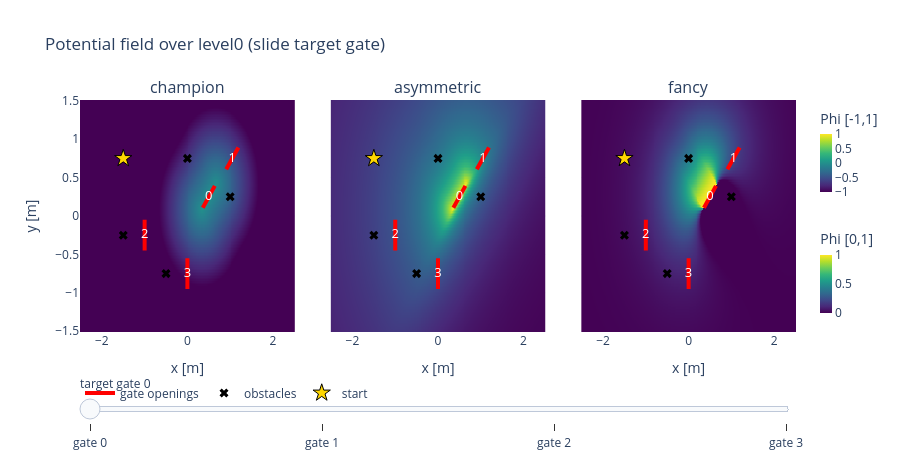

This figure's notebook cell:
### Markdown cell above
### 7c. Potential field over the level0 track

The field toward each gate across the whole `level0.toml` footprint, all three fields side by side.
**Slide the target gate.** Each panel is a horizontal slice at *that gate's* height `z` (the potential
is fully 3-D; the slice is most meaningful near the selected gate). Red bars are gate openings, black
crosses obstacles, gold star the start. Look for CURRENT's dark exit-side trough behind each gate vs
the clean ridges of PROPOSED/DISJOINT — and check that DISJOINT's off-axis gradients still pull
cleanly toward each opening (no bright hump away from the corridor).

### Code cell
from pathlib import Path

from scipy.spatial.transform import Rotation as Rsp

import lsy_drone_racing
from lsy_drone_racing.envs.utils import load_track
from lsy_drone_racing.utils import load_config

ROOT = Path(lsy_drone_racing.__file__).resolve().parents[1]
_cfg = load_config(ROOT / "config" / "level0.toml")
_gates, _obstacles, _drones = load_track(_cfg.env.track)
gp_all = np.asarray(_gates["pos"], np.float32)
gq_all = np.asarray(_gates["quat"], np.float32)
obs_all = np.asarray(_obstacles["pos"], np.float32)
start = np.asarray(_drones["pos"], np.float32)[0]
G = gp_all.shape[0]
laterals = Rsp.from_quat(gq_all).as_matrix()[:, :, 1]  # gate-local y in world (G,3)
OPEN_HALF = 0.20

xs = np.linspace(-2.5, 2.5, 220)
ys = np.linspace(-1.5, 1.5, 150)
XX, YY = np.meshgrid(xs, ys)
AXES = [("x", "y"), ("x2", "y2"), ("x3", "y3")]


def _field(g: int, fn: Callable) -> np.ndarray:
    z = float(gp_all[g, 2])
    pts = np.stack([XX.ravel(), YY.ravel(), np.full(XX.size, z, np.float32)], axis=1).astype(
        np.float32
    )
    return fn(pts, gp_all[g], gq_all[g]).reshape(XX.shape)


# Per-field colour ranges (CURRENT has a well -> [-1,1]; PROPOSED/DISJOINT (0,1] -> [0,1] so the
# corridor/funnel keeps full contrast). Two stacked colorbars on the right keep it honest.
ZRANGE = [(-1.0, 1.0), (0.0, 1.0), (0.0, 1.0)]
CBARS = [
    dict(title="Phi [-1,1]", x=1.02, y=0.78, len=0.44, thickness=12),
    None,
    dict(title="Phi [0,1]", x=1.02, y=0.26, len=0.44, thickness=12),
]


def _heat(
    g: int, fn: Callable, idx: int, xa: str | None = None, ya: str | None = None
) -> go.Heatmap:
    zmn, zmx = ZRANGE[idx]
    h = go.Heatmap(
        x=xs,
        y=ys,
        z=_field(g, fn),
        colorscale="Viridis",
        zmin=zmn,
        zmax=zmx,
        showscale=CBARS[idx] is not None,
        colorbar=CBARS[idx],
    )
    if xa is not None:
        h.update(xaxis=xa, yaxis=ya)
    return h


# Gate opening segments (same every frame).
xseg, yseg = [], []
for i in range(G):
    a = gp_all[i, :2] - OPEN_HALF * laterals[i, :2]
    b = gp_all[i, :2] + OPEN_HALF * laterals[i, :2]
    xseg += [float(a[0]), float(b[0]), None]
    yseg += [float(a[1]), float(b[1]), None]

frames = [
    go.Frame(name=f"gate {g}", data=[_heat(g, fn, i, *AXES[i]) for i, (_, fn) in enumerate(FIELDS)])
    for g in range(G)
]

fig = make_subplots(
    rows=1,
    cols=3,
    shared_yaxes=True,
    horizontal_spacing=0.05,
    subplot_titles=[t for t, _ in FIELDS],
)
for i, (_, fn) in enumerate(FIELDS):
    fig.add_trace(_heat(0, fn, i), row=1, col=i + 1)
for col in (1, 2, 3):
    fig.add_trace(
        go.Scatter(
            x=xseg,
            y=yseg,
            mode="lines",
            line=dict(color="red", width=4),
            name="gate openings",
            showlegend=(col == 1),
        ),
        row=1,
        col=col,
    )
    fig.add_trace(
        go.Scatter(
            x=obs_all[:, 0],
            y=obs_all[:, 1],
            mode="markers",
            marker=dict(color="black", size=8, symbol="x"),
            name="obstacles",
            showlegend=(col == 1),
        ),
        row=1,
        col=col,
    )
    fig.add_trace(
        go.Scatter(
            x=[start[0]],
            y=[start[1]],
            mode="markers",
            marker=dict(color="gold", size=13, symbol="star", line=dict(color="black", width=1)),
            name="start",
            showlegend=(col == 1),
        ),
        row=1,
        col=col,
    )
    fig.add_trace(
        go.Scatter(
            x=gp_all[:, 0],
            y=gp_all[:, 1],
            mode="text",
            text=[str(i) for i in range(G)],
            textfont=dict(color="white", size=13),
            showlegend=False,
        ),
        row=1,
        col=col,
    )
fig.frames = frames

steps = [
    dict(
        method="animate",
        label=f.name,
        args=[
            [f.name],
            dict(
                mode="immediate", frame=dict(duration=0, redraw=True), transition=dict(duration=0)
            ),
        ],
    )
    for f in frames
]
for col in (1, 2, 3):
    fig.update_xaxes(title_text="x [m]", row=1, col=col)
fig.update_yaxes(title_text="y [m]", row=1, col=1)
fig.update_layout(
    height=460,
    template="plotly_white",
    title="Potential field over level0 (slide target gate)",
    sliders=[dict(active=0, currentvalue={"prefix": "target "}, pad={"t": 40}, steps=steps)],
    legend=dict(orientation="h", y=-0.2),
)
fig.show()

### Figure 1 — Plotly figure (JSON) as saved in the notebook; plotly's stock layout.template omitted (floating-point values rounded to 4 significant figures; data arrays with more than 128 entries replaced by an {"elided": "..."} marker saying what was removed)
{"data": [{"colorbar": {"len": 0.44, "thickness": 12, "title": {"text": "Phi [-1,1]"}, "x": 1.02, "y": 0.78}, "colorscale": [[0, "#440154"], [0.1111, "#482878"], [0.2222, "#3e4989"], [0.3333, "#31688e"], [0.4444, "#26828e"], [0.5556, "#1f9e89"], [0.6667, "#35b779"], [0.7778, "#6ece58"], [0.8889, "#b5de2b"], [1, "#fde725"]], "showscale": true, "type": "heatmap", "x": {"elided": "220 float values"}, "xaxis": "x", "y": {"elided": "150 float values"}, "yaxis": "y", "z": {"elided": "150x220 float values"}, "zmax": 1, "zmin": -1}, {"colorscale": [[0, "#440154"], [0.1111, "#482878"], [0.2222, "#3e4989"], [0.3333, "#31688e"], [0.4444, "#26828e"], [0.5556, "#1f9e89"], [0.6667, "#35b779"], [0.7778, "#6ece58"], [0.8889, "#b5de2b"], [1, "#fde725"]], "showscale": false, "type": "heatmap", "x": {"elided": "220 float values"}, "xaxis": "x2", "y": {"elided": "150 float values"}, "yaxis": "y2", "z": {"elided": "150x220 float values"}, "zmax": 1, "zmin": 0}, {"colorbar": {"len": 0.44, "thickness": 12, "title": {"text": "Phi [0,1]"}, "x": 1.02, "y": 0.26}, "colorscale": [[0, "#440154"], [0.1111, "#482878"], [0.2222, "#3e4989"], [0.3333, "#31688e"], [0.4444, "#26828e"], [0.5556, "#1f9e89"], [0.6667, "#35b779"], [0.7778, "#6ece58"], [0.8889, "#b5de2b"], [1, "#fde725"]], "showscale": true, "type": "heatmap", "x": {"elided": "220 float values"}, "xaxis": "x3", "y": {"elided": "150 float values"}, "yaxis": "y3", "z": {"elided": "150x220 float values"}, "zmax": 1, "zmin": 0}, {"line": {"color": "red", "width": 4}, "mode": "lines", "name": "gate openings", "showlegend": true, "type": "scatter", "x": [0.3593, 0.6407, null, 1.192, 0.9077, null, -0.9997, -1.0, null, 0, 0, null], "xaxis": "x", "y": [0.1078, 0.3922, null, 0.8905, 0.6095, null, -0.05, -0.45, null, -0.95, -0.55, null], "yaxis": "y"}, {"marker": {"color": "black", "size": 8, "symbol": "x"}, "mode": "markers", "name": "obstacles", "showlegend": true, "type": "scatter", "x": [0.0, 1.0, -1.5, -0.5], "xaxis": "x", "y": [0.75, 0.25, -0.25, -0.75], "yaxis": "y"}, {"marker": {"color": "gold", "line": {"color": "black", "width": 1}, "size": 13, "symbol": "star"}, "mode": "markers", "name": "start", "showlegend": true, "type": "scatter", "x": [-1.5], "xaxis": "x", "y": [0.75], "yaxis": "y"}, {"mode": "text", "showlegend": false, "text": ["0", "1", "2", "3"], "textfont": {"color": "white", "size": 13}, "type": "scatter", "x": [0.5, 1.05, -1.0, 0.0], "xaxis": "x", "y": [0.25, 0.75, -0.25, -0.75], "yaxis": "y"}, {"line": {"color": "red", "width": 4}, "mode": "lines", "name": "gate openings", "showlegend": false, "type": "scatter", "x": [0.3593, 0.6407, null, 1.192, 0.9077, null, -0.9997, -1.0, null, 0, 0, null], "xaxis": "x2", "y": [0.1078, 0.3922, null, 0.8905, 0.6095, null, -0.05, -0.45, null, -0.95, -0.55, null], "yaxis": "y2"}, {"marker": {"color": "black", "size": 8, "symbol": "x"}, "mode": "markers", "name": "obstacles", "showlegend": false, "type": "scatter", "x": [0.0, 1.0, -1.5, -0.5], "xaxis": "x2", "y": [0.75, 0.25, -0.25, -0.75], "yaxis": "y2"}, {"marker": {"color": "gold", "line": {"color": "black", "width": 1}, "size": 13, "symbol": "star"}, "mode": "markers", "name": "start", "showlegend": false, "type": "scatter", "x": [-1.5], "xaxis": "x2", "y": [0.75], "yaxis": "y2"}, {"mode": "text", "showlegend": false, "text": ["0", "1", "2", "3"], "textfont": {"color": "white", "size": 13}, "type": "scatter", "x": [0.5, 1.05, -1.0, 0.0], "xaxis": "x2", "y": [0.25, 0.75, -0.25, -0.75], "yaxis": "y2"}, {"line": {"color": "red", "width": 4}, "mode": "lines", "name": "gate openings", "showlegend": false, "type": "scatter", "x": [0.3593, 0.6407, null, 1.192, 0.9077, null, -0.9997, -1.0, null, 0, 0, null], "xaxis": "x3", "y": [0.1078, 0.3922, null, 0.8905, 0.6095, null, -0.05, -0.45, null, -0.95, -0.55, null], "yaxis": "y3"}, {"marker": {"color": "black", "size": 8, "symbol": "x"}, "mode": "markers", "name": "obstacles", "showlegend": false, "type": "scatter", "x": [0.0, 1.0, -1.5, -0.5], "xaxis": "x3", "y": [0.75, 0.25, -0.25, -0.75], "yaxis": "y3"}, {"marker": {"color": "gold", "line": {"color": "black", "width": 1}, "size": 13, "symbol": "star"}, "mode": "markers", "name": "start", "showlegend": false, "type": "scatter", "x": [-1.5], "xaxis": "x3", "y": [0.75], "yaxis": "y3"}, {"mode": "text", "showlegend": false, "text": ["0", "1", "2", "3"], "textfont": {"color": "white", "size": 13}, "type": "scatter", "x": [0.5, 1.05, -1.0, 0.0], "xaxis": "x3", "y": [0.25, 0.75, -0.25, -0.75], "yaxis": "y3"}], "layout": {"annotations": [{"font": {"size": 16}, "showarrow": false, "text": "champion", "x": 0.15, "xanchor": "center", "xref": "paper", "y": 1, "yanchor": "bottom", "yref": "paper"}, {"font": {"size": 16}, "showarrow": false, "text": "asymmetric", "x": 0.5, "xanchor": "center", "xref": "paper", "y": 1, "yanchor": "bottom", "yref": "paper"}, {"font": {"size": 16}, "showarrow": false, "text": "fancy", "x": 0.85, "xanchor": "center", "xref": "paper", "y": 1, "yanchor": "bottom", "yref": "paper"}], "height": 460, "legend": {"orientation": "h", "y": -0.2}, "sliders": [{"active": 0, "currentvalue": {"prefix": "target "}, "pad": {"t": 40}, "steps": [{"args": [["gate 0"], {"frame": {"duration": 0, "redraw": true}, "mode": "immediate", "transition": {"duration": 0}}], "label": "gate 0", "method": "animate"}, {"args": [["gate 1"], {"frame": {"duration": 0, "redraw": true}, "mode": "immediate", "transition": {"duration": 0}}], "label": "gate 1", "method": "animate"}, {"args": [["gate 2"], {"frame": {"duration": 0, "redraw": true}, "mode": "immediate", "transition": {"duration": 0}}], "label": "gate 2", "method": "animate"}, {"args": [["gate 3"], {"frame": {"duration": 0, "redraw": true}, "mode": "immediate", "transition": {"duration": 0}}], "label": "gate 3", "method": "animate"}]}], "title": {"text": "Potential field over level0 (slide target gate)"}, "xaxis": {"anchor": "y", "domain": [0, 0.3], "title": {"text": "x [m]"}}, "xaxis2": {"anchor": "y2", "domain": [0.35, 0.65], "title": {"text": "x [m]"}}, "xaxis3": {"anchor": "y3", "domain": [0.7, 1], "title": {"text": "x [m]"}}, "yaxis": {"anchor": "x", "domain": [0, 1], "title": {"text": "y [m]"}}, "yaxis2": {"anchor": "x2", "domain": [0, 1], "matches": "y", "showticklabels": false}, "yaxis3": {"anchor": "x3", "domain": [0, 1], "matches": "y", "showticklabels": false}}}
